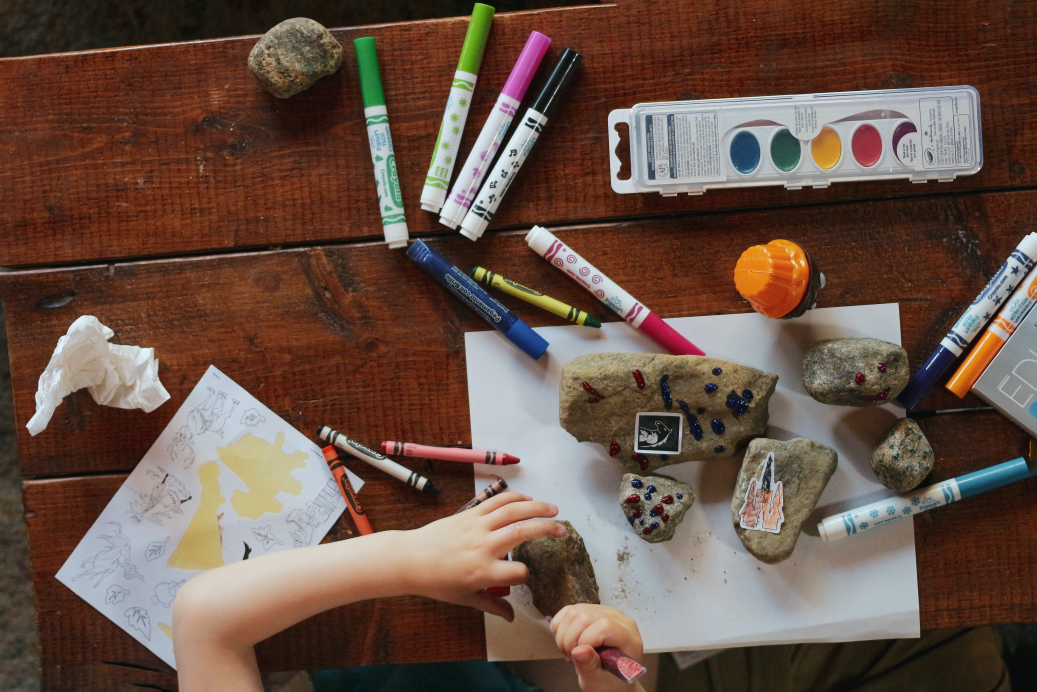
#> input picture AI Python/img/12.jpg, 5184 x 3456 px (shown at 1/5 size)
$ python sesion2.py
#> lines starting #> are read from the running program, lines starting #| are printed output that depends on the picture; after the words box and inside, x2 and y2 are one past the last pixel; in counts of white or black regions, pixels touching at a corner belong together
### AI Python/imagenes.py
# -------------------------------------------------------------------------
# Crack the Code
# Diseño de filtros con Python
# Funciones de apoyo e importación de librerias
# -------------------------------------------------------------------------
# ¡No escribas nada en este archivo!

# Importar bibliotecas que se utilizarán
import os
import cv2
import numpy as np

# Hacer carpeta out si no existe:
if not os.path.exists('./out'):
    os.mkdir('./out')


# Función de apoyo para reescalar las imagenes antes de mostrarlas
def imshow(n, i):
    scale_width = 640 / i.shape[1]
    scale_height = 480 / i.shape[0]
    scale = min(scale_width, scale_height)
    window_width = int(i.shape[1] * scale)
    window_height = int(i.shape[0] * scale)
    cv2.namedWindow(n, cv2.WINDOW_NORMAL)
    cv2.resizeWindow(n, window_width, window_height)
    cv2.imshow(n, i)


# Funcion para crear ruido de tipo sal y pimienta en la imagen
# [16 lines left out: function noise, not called in this run]

# ¡No escribas nada en este archivo!
# -------------------------------------------------------------------------

### AI Python/sesion2.py
# -------------------------------------------------------------------------
# Crack the Code
# Diseño de filtros con Python
# Sesión 2 - Imágenes en blanco y negro
# -------------------------------------------------------------------------
# Importar bibliotecas que se utilizarán - no modifiques esta sección
from imagenes import imshow
import cv2
import numpy as np
from matplotlib import pyplot as plt

img = cv2.imread("./img/12.jpg")
#> img is the input picture: shape (3456, 5184, 3); mean B, G, R 70.2, 81.5, 104.5
imshow("Imagen" , img)

grises = cv2.cvtColor(img,cv2.COLOR_BGR2GRAY)
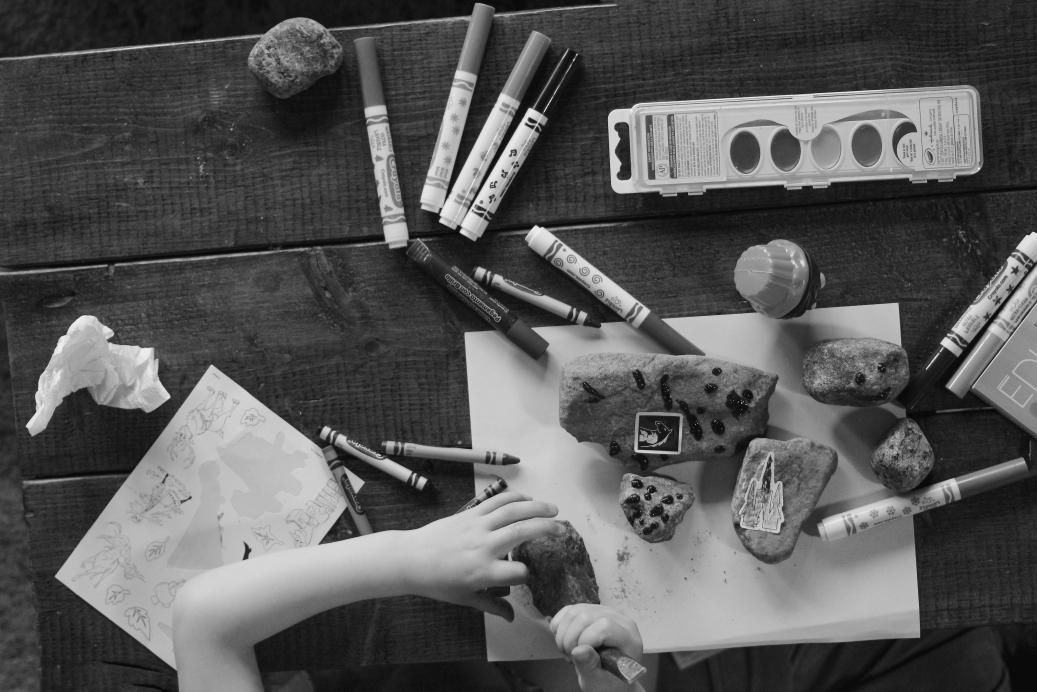
#> grises: shape (3456, 5184) (shown at 1/5 size); min 0, max 255, mean 87.1
imshow("grises" , grises)
#plt.hist(grises.ravel(),256 , [0,256])
#plt.show()

_, binaria = cv2.threshold(grises,86,256, cv2.THRESH_BINARY)
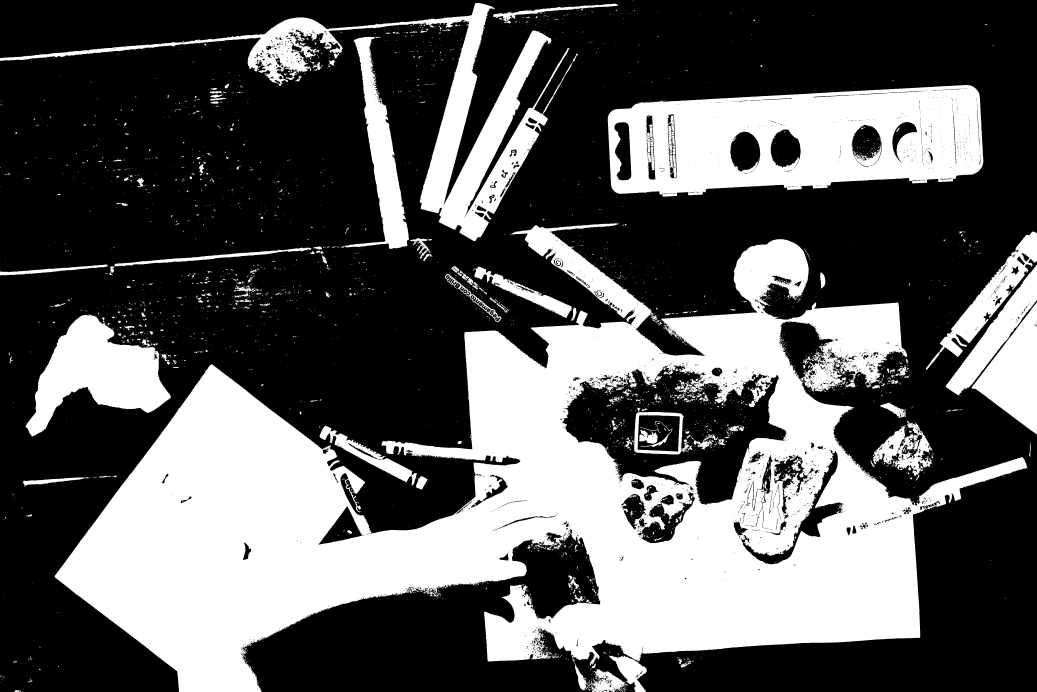
#> binaria: shape (3456, 5184) (shown at 1/5 size); 36% white; 5115 white regions (4282 under 20 px), largest, box (x1, y1, x2, y2) and area: (273, 1116, 5139, 3456) 4452020, (3039, 425, 4917, 983) 739584, (0, 15, 2865, 1206) 400011
imshow("bynary" , binaria)
# -------------------------------------------------------------------------
# Escribe tu código aquí:


# -------------------------------------------------------------------------
# Deja siempre este código hasta el final del archivo - no lo borres
# Este código sirve para mantener las ventas abiertas y
# cerrarlas cuando se presiona una tecla
cv2.waitKey(0)
cv2.destroyAllWindows()

$ run again, with AI Python/img/1.jpg copied over AI Python/img/12.jpg
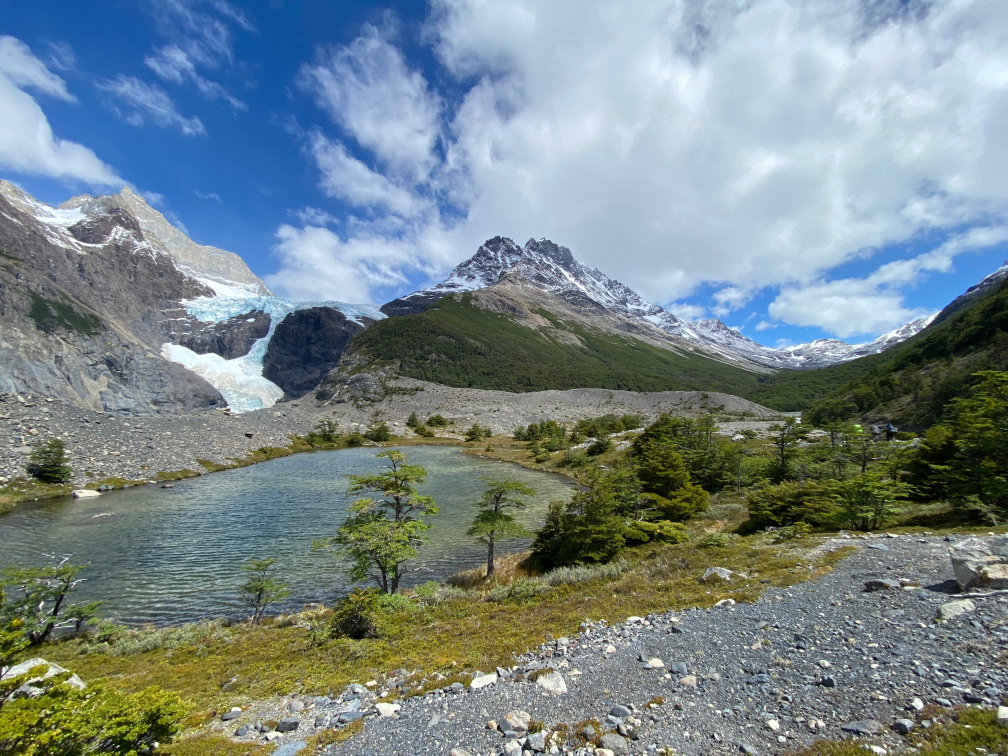
#> input picture AI Python/img/1.jpg, 4032 x 3024 px (shown at 1/4 size)
#> img is the input picture: shape (3024, 4032, 3); mean B, G, R 137.7, 135.2, 119.6
#> `grises = cv2.cvtColor(img,cv2.COLOR_BGR2GRAY)`:
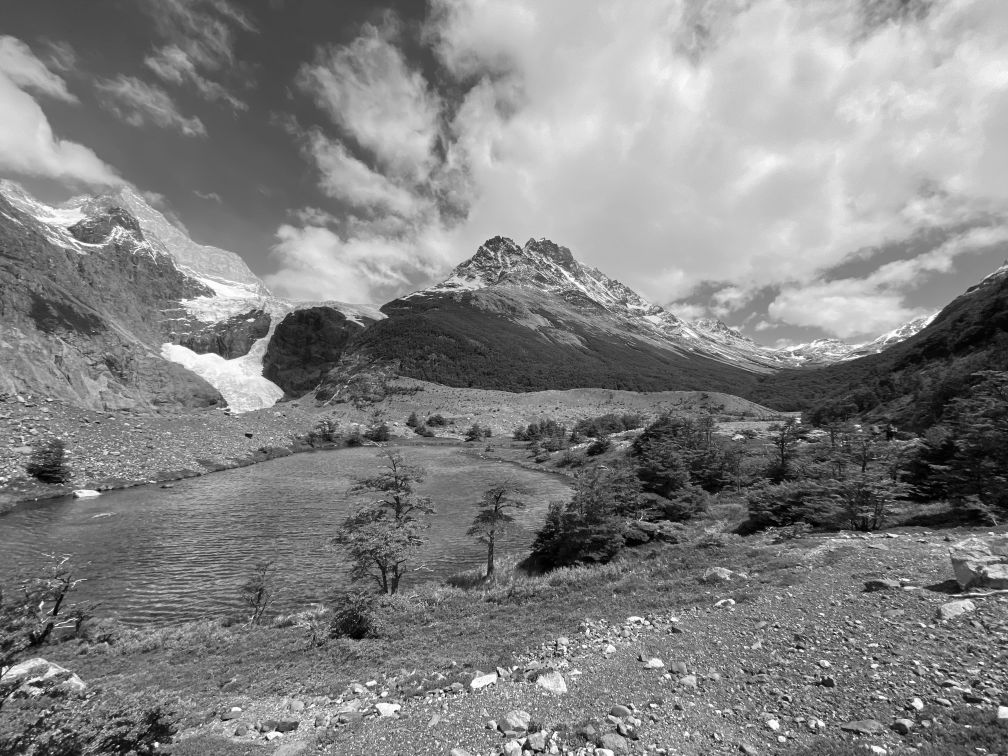
#> grises: shape (3024, 4032) (shown at 1/4 size); min 0, max 255, mean 130.8
#> `_, binaria = cv2.threshold(grises,86,256, cv2.THRESH_BINARY)`:
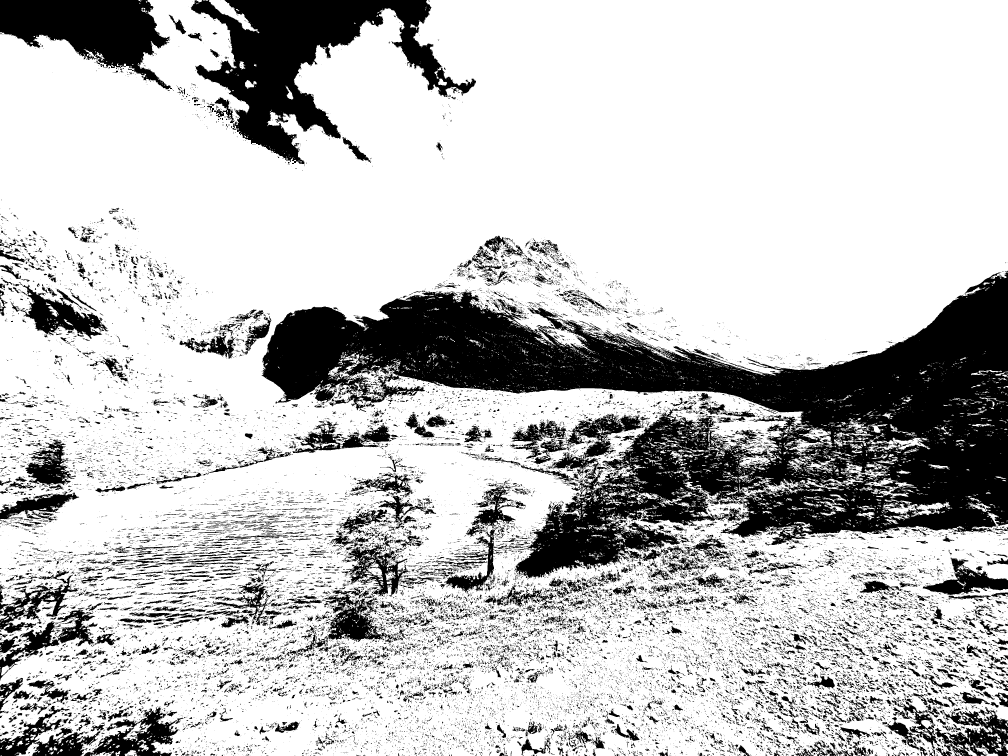
#> binaria: shape (3024, 4032) (shown at 1/4 size); 75.9% white; 35017 black regions (29661 under 20 px), largest, box (x1, y1, x2, y2) and area: (1047, 1083, 4032, 2317) 1424576, (763, 0, 1904, 665) 267832, (0, 0, 688, 357) 128784

$ run again, with AI Python/img/10.jpg copied over AI Python/img/12.jpg
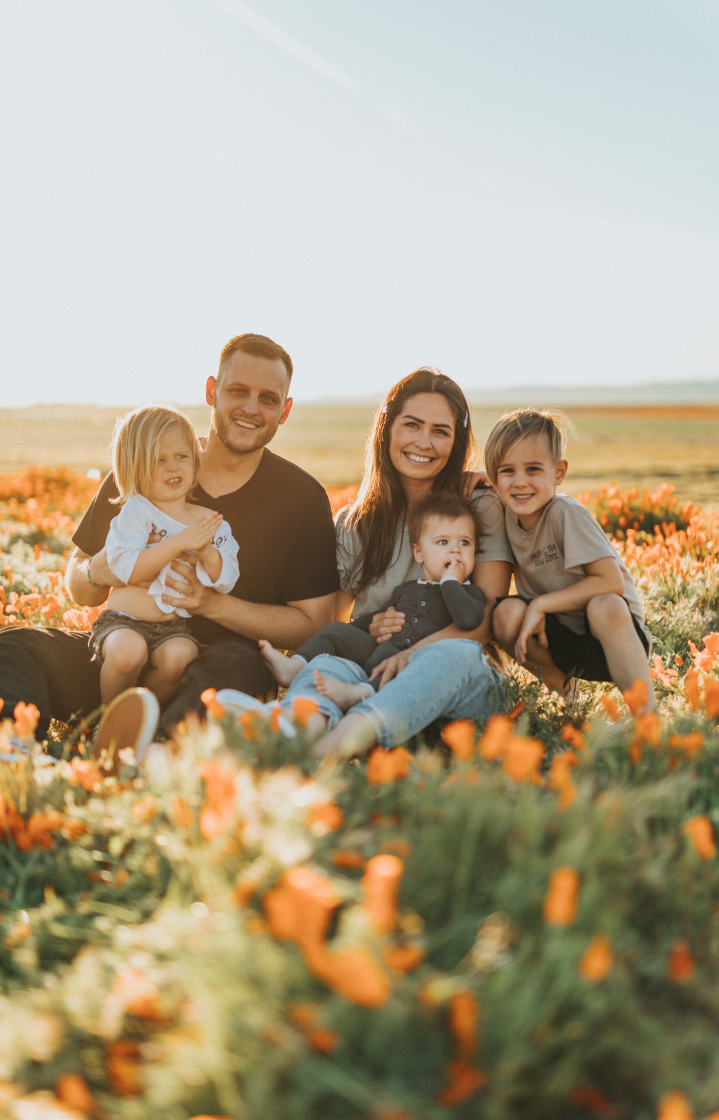
#> input picture AI Python/img/10.jpg, 4310 x 6720 px (shown at 1/6 size)
#> img is the input picture: shape (6720, 4310, 3); mean B, G, R 135.6, 160.6, 173.7
#> `grises = cv2.cvtColor(img,cv2.COLOR_BGR2GRAY)`:
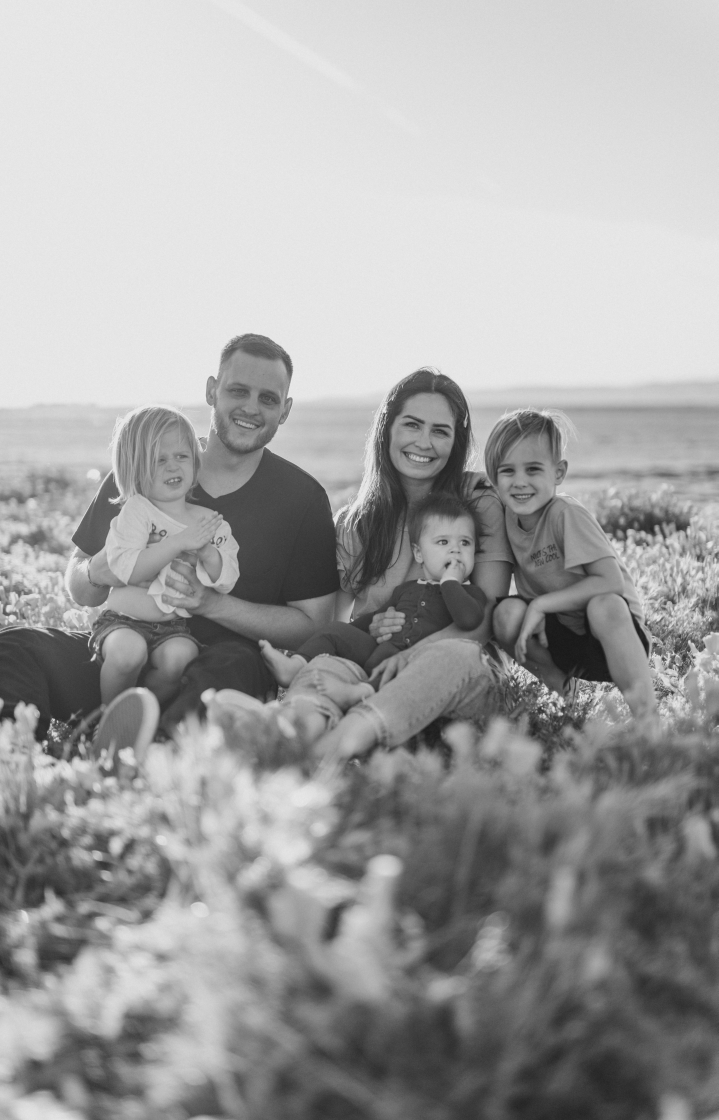
#> grises: shape (6720, 4310) (shown at 1/6 size); min 18, max 243, mean 161.7
#> `_, binaria = cv2.threshold(grises,86,256, cv2.THRESH_BINARY)`:
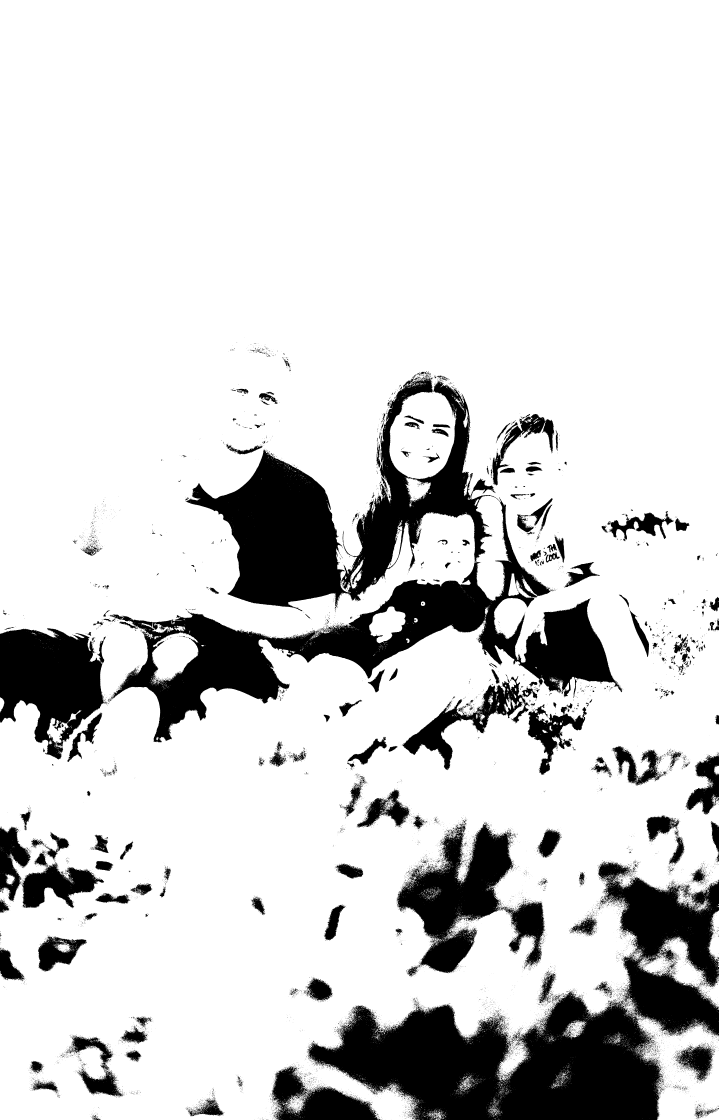
#> binaria: shape (6720, 4310) (shown at 1/6 size); 83.3% white; 17839 black regions (16586 under 20 px), largest, box (x1, y1, x2, y2) and area: (656, 2266, 3734, 4455) 1716574, (1844, 5946, 3978, 6720) 1021366, (3587, 5171, 4310, 6215) 376110

$ run again, with AI Python/img/11.jpg copied over AI Python/img/12.jpg
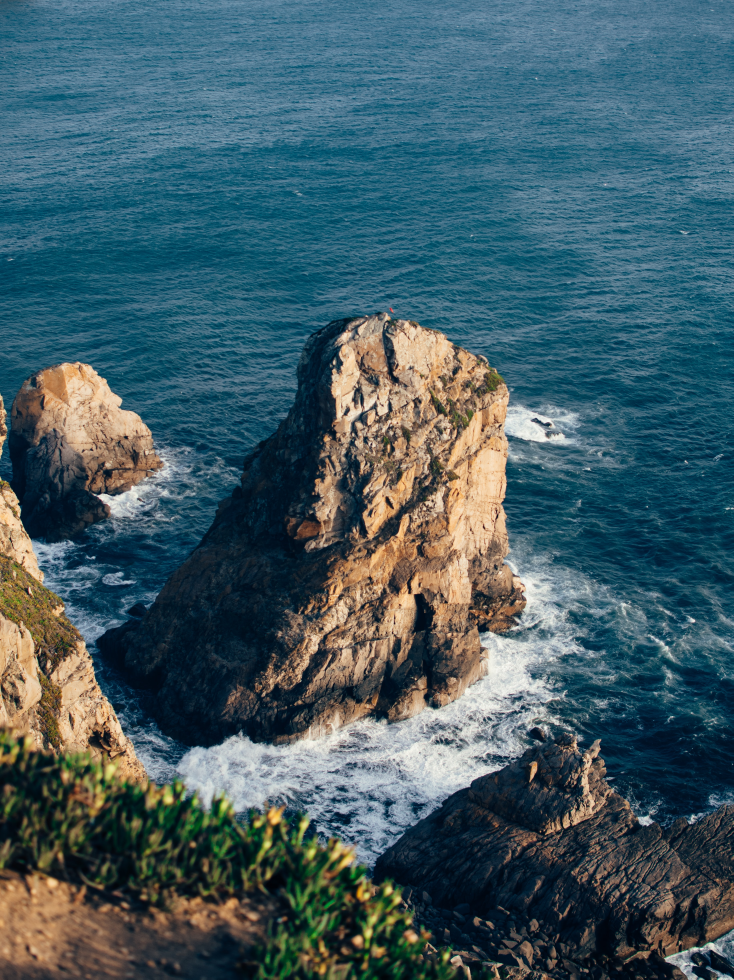
#> input picture AI Python/img/11.jpg, 3667 x 4898 px (shown at 1/5 size)
#> img is the input picture: shape (4898, 3667, 3); mean B, G, R 100.5, 92.4, 66.6
#> `grises = cv2.cvtColor(img,cv2.COLOR_BGR2GRAY)`:
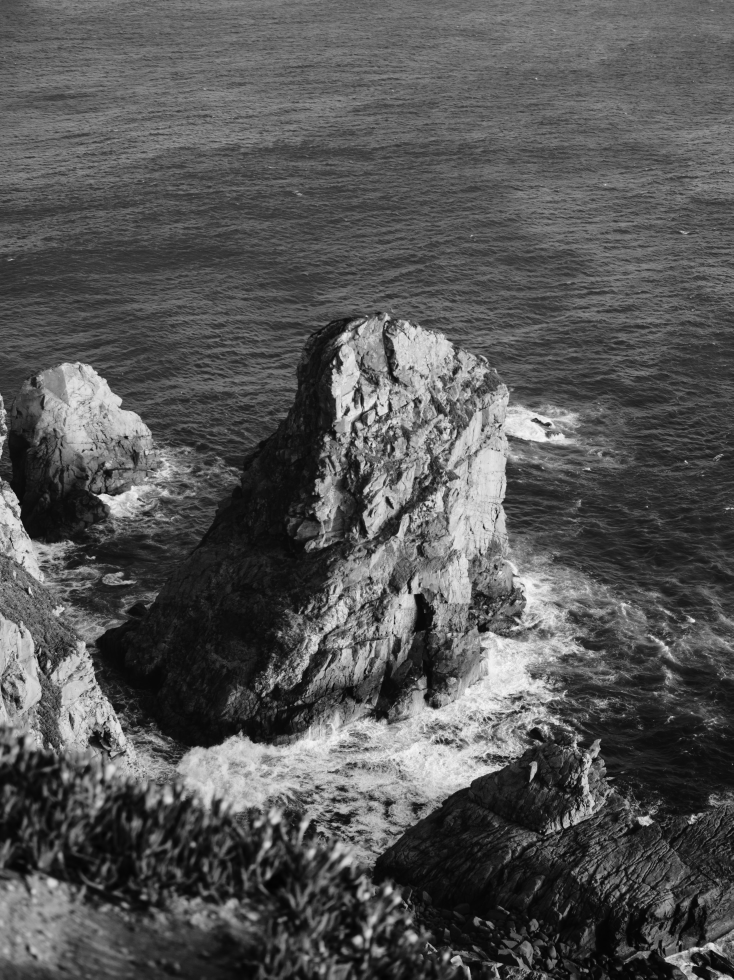
#> grises: shape (4898, 3667) (shown at 1/5 size); min 1, max 254, mean 85.6
#> `_, binaria = cv2.threshold(grises,86,256, cv2.THRESH_BINARY)`:
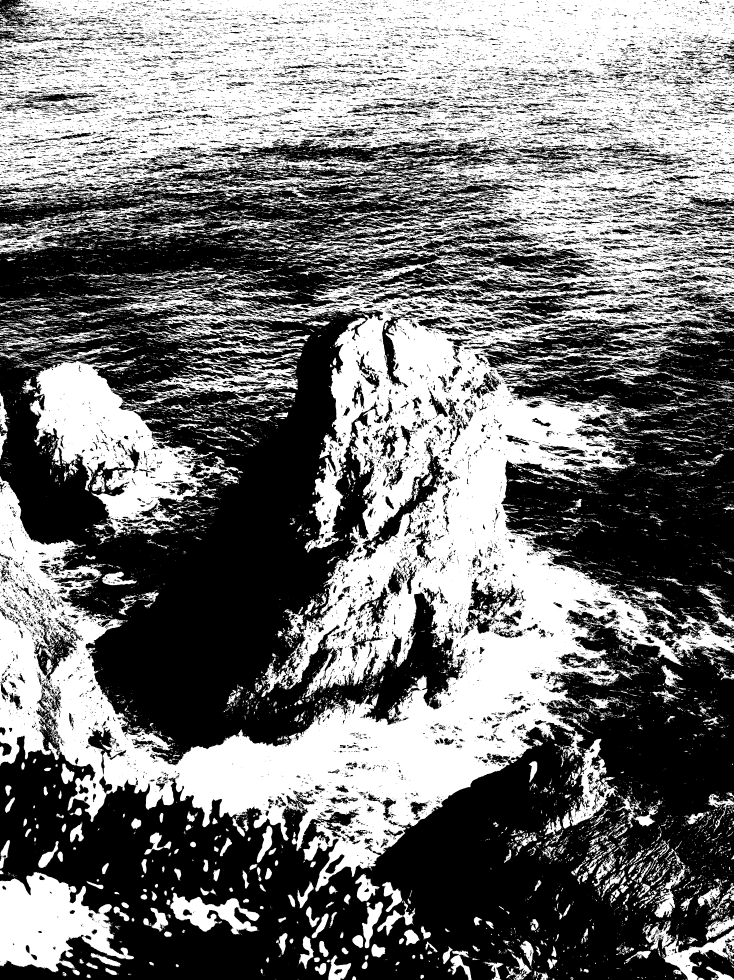
#> binaria: shape (4898, 3667) (shown at 1/5 size); 46.4% white; 22934 white regions (18869 under 20 px), largest, box (x1, y1, x2, y2) and area: (0, 0, 3667, 4459) 6631958, (147, 1800, 1217, 2689) 338910, (0, 4360, 670, 4863) 190800
